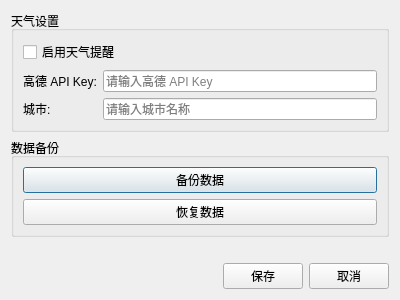
<?xml version="1.0" encoding="UTF-8"?>
<ui version="4.0">
 <class>SettingsDialog</class>
 <widget class="QDialog" name="SettingsDialog">
  <property name="geometry">
   <rect>
    <x>0</x>
    <y>0</y>
    <width>400</width>
    <height>300</height>
   </rect>
  </property>
  <property name="windowTitle">
   <string>设置</string>
  </property>
  <layout class="QVBoxLayout" name="verticalLayout">
   <item>
    <widget class="QGroupBox" name="weatherGroupBox">
     <property name="title">
      <string>天气设置</string>
     </property>
     <layout class="QVBoxLayout" name="verticalLayout_2">
      <item>
       <widget class="QCheckBox" name="weatherEnabledCheckBox">
        <property name="text">
         <string>启用天气提醒</string>
        </property>
       </widget>
      </item>
      <item>
       <layout class="QFormLayout" name="formLayout">
        <item row="0" column="0">
         <widget class="QLabel" name="apiKeyLabel">
          <property name="text">
           <string>高德 API Key:</string>
          </property>
         </widget>
        </item>
        <item row="0" column="1">
         <widget class="QLineEdit" name="apiKeyLineEdit">
          <property name="echoMode">
           <enum>QLineEdit::Password</enum>
          </property>
          <property name="placeholderText">
           <string>请输入高德 API Key</string>
          </property>
         </widget>
        </item>
        <item row="1" column="0">
         <widget class="QLabel" name="cityLabel">
          <property name="text">
           <string>城市:</string>
          </property>
         </widget>
        </item>
        <item row="1" column="1">
         <widget class="QLineEdit" name="cityLineEdit">
          <property name="placeholderText">
           <string>请输入城市名称</string>
          </property>
         </widget>
        </item>
       </layout>
      </item>
     </layout>
    </widget>
   </item>
   <item>
    <widget class="QGroupBox" name="backupGroupBox">
     <property name="title">
      <string>数据备份</string>
     </property>
     <layout class="QVBoxLayout" name="verticalLayout_3">
      <item>
       <widget class="QPushButton" name="backupButton">
        <property name="text">
         <string>备份数据</string>
        </property>
       </widget>
      </item>
      <item>
       <widget class="QPushButton" name="restoreButton">
        <property name="text">
         <string>恢复数据</string>
        </property>
       </widget>
      </item>
     </layout>
    </widget>
   </item>
   <item>
    <spacer name="verticalSpacer">
     <property name="orientation">
      <enum>Qt::Vertical</enum>
     </property>
     <property name="sizeHint" stdset="0">
      <size>
       <width>20</width>
       <height>40</height>
      </size>
     </property>
    </spacer>
   </item>
   <item>
    <layout class="QHBoxLayout" name="horizontalLayout">
     <item>
      <spacer name="horizontalSpacer">
       <property name="orientation">
        <enum>Qt::Horizontal</enum>
       </property>
       <property name="sizeHint" stdset="0">
        <size>
         <width>40</width>
         <height>20</height>
        </size>
       </property>
      </spacer>
     </item>
     <item>
      <widget class="QPushButton" name="saveButton">
       <property name="text">
        <string>保存</string>
       </property>
      </widget>
     </item>
     <item>
      <widget class="QPushButton" name="cancelButton">
       <property name="text">
        <string>取消</string>
       </property>
      </widget>
     </item>
    </layout>
   </item>
  </layout>
 </widget>
 <resources/>
 <connections/>
</ui>
